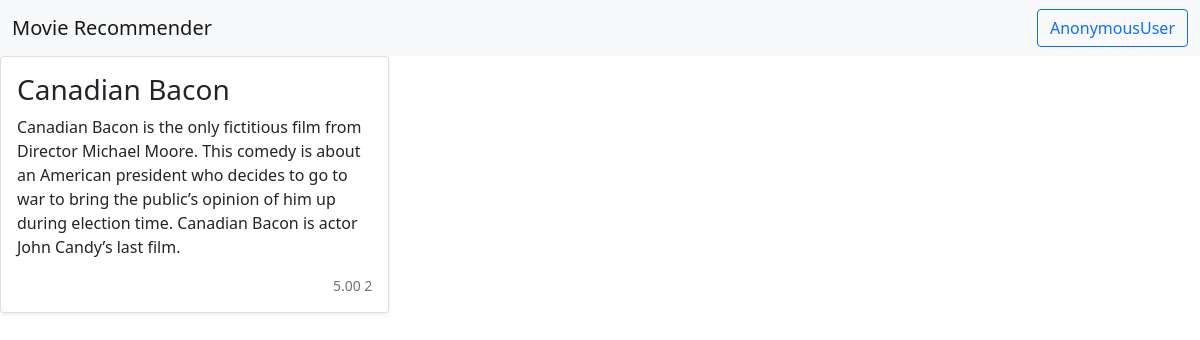
Page /movie/1775/ on the committed database.
### movies/models.py (models this page shows, shortened)
class Movie(models.Model):
    title = models.CharField(max_length=100)
    overview = models.TextField()
    release_date = models.DateField(auto_now=False, auto_now_add=False, blank=True, null=True)
    timestamp = models.DateTimeField(auto_now_add=True)
    rating = GenericRelation(Rating)
    rating_last_updated = models.DateField(auto_now=False, auto_now_add=False, blank=True, null=True)
    rating_avg = models.DecimalField(blank=True, null=True, max_digits=5, decimal_places=2)
    rating_count = models.IntegerField(blank=True, null=True)
    objects = MovieManager()
    def get_absolute_url(self):
        return reverse("movies:movie_detail", kwargs={"pk": self.pk})

### movies/views.py (the view)
class MovieDetailView(generic.DetailView):
    template_name = "movies/movie_detail.html"
    queryset = Movie.objects.all()
    def get_context_data(self, *args, **kwargs):
        context = super().get_context_data(*args, **kwargs)
        request = self.request
        user = request.user
        if user.is_authenticated:
            object = context["object"]
            object_ids = [object.id]
            my_ratings = user.rating_set.movies().as_object_dict(object_ids=object_ids)
            context["my_ratings"] = my_ratings
        return context

### ratings/context_processors.py (called while the page is built)
def ratings_choice(request):
    return {"ratings_choice": RatingChoice.values}

### templates/movies/movie_detail.html (shortened to what this page needs)
{% extends 'base.html' %}
{% block body %}
<div class="row row-cols-1 row-cols-sm-2 row-cols-md-3 g-3">
    <div class="col">
        <div class="card shadow-sm">
            <div class="card-body">
                <h3>{{ object.title }}</h3>
                <p class="card-text">{{ object.overview }}</p>
                <div class="d-flex justify-content-between align-items-center">
                    {% if object.rating_avg is not None %}
                    <small class="text-muted">{{ object.rating_avg }} {{ object.rating_count }}</small>
                    {% endif %}
                </div>
            </div>
        </div>
    </div>
</div>
{% endblock body %}

### rows in the picture
Movie: title "Canadian Bacon", overview "Canadian Bacon is the only fictitious film from Director Michael Moore. This comedy is about an American president who decides to go to war to bring the public’s opinion of him up during election time. Canadian Bacon is actor John Candy’s last film.", rating_avg "5.00", rating_count "2"
